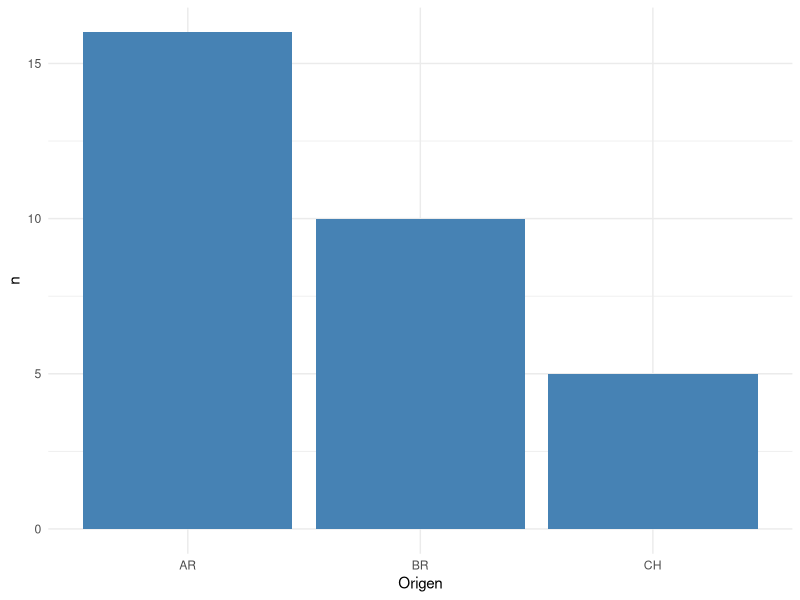
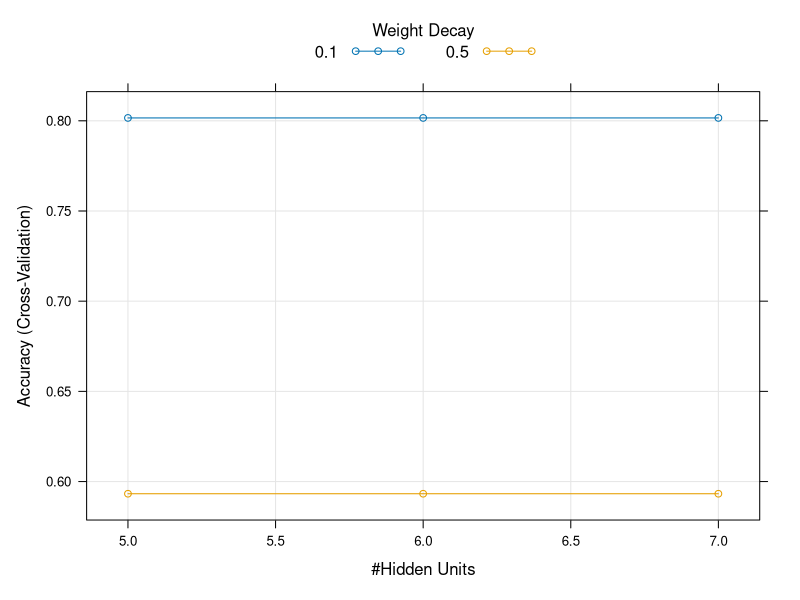
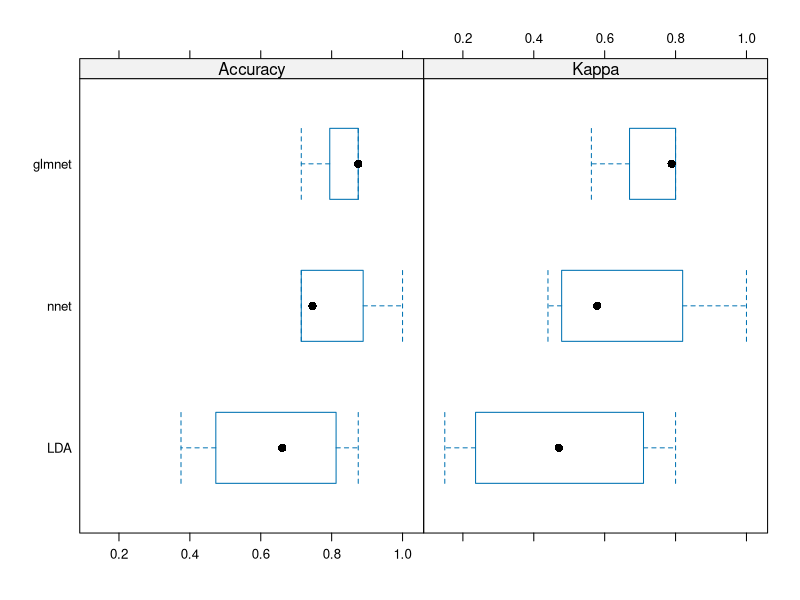
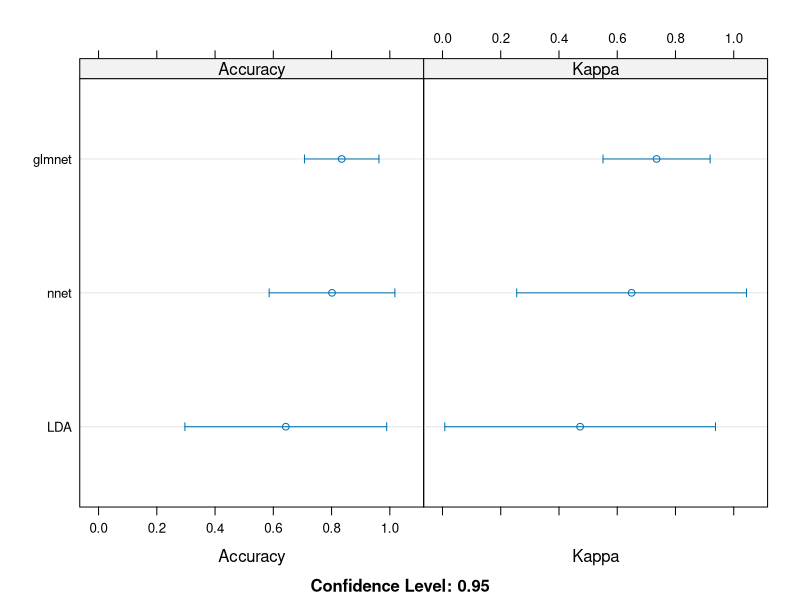
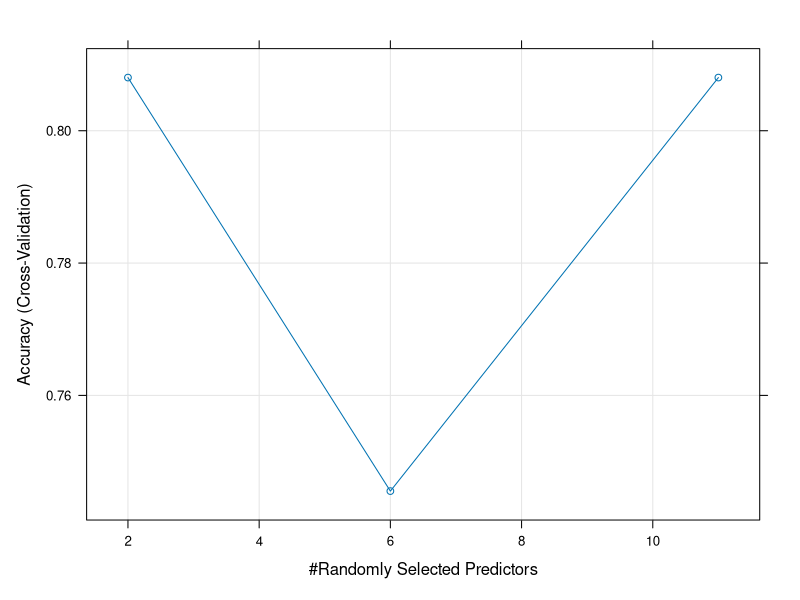
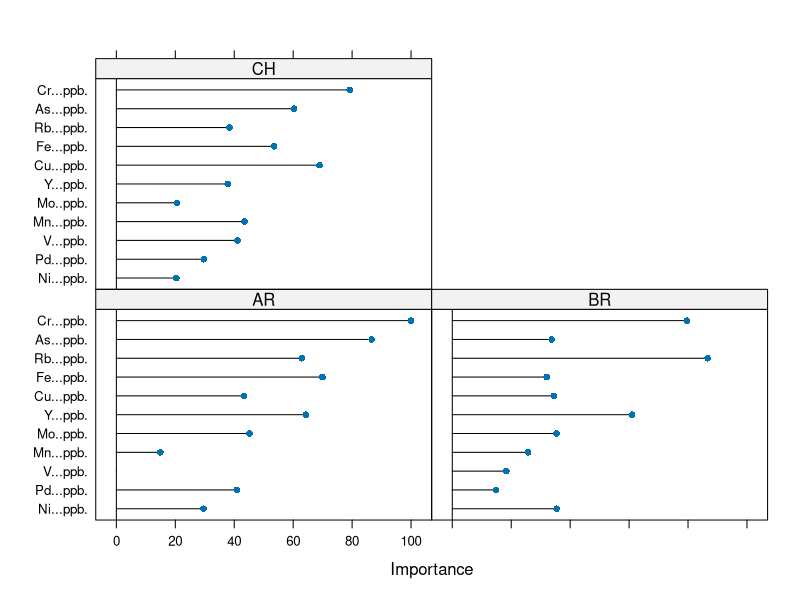

Reproduce these figures in R, in order.
## ---- chunk 1
knitr::opts_chunk$set(echo = TRUE)

## ---- chunk 2
library(ggplot2)
suppressMessages(library(tidyverse))
## ---- chunk 3
# cargamos los datos 
library(readxl)
dataset <- read_excel("../data/Dataset para enfoque 2 y 3.xlsx")
# escalamos dataset en valores 0 a 1
range01 <- function(x){(x-min(x))/(max(x)-min(x))}
data <- data.frame(dataset[,1], apply(dataset[-1],2,range01))
# desordenamos el dataset
data <- data[sample(1:31),]
# cual es la variable de clase HARDCODEO
Y <- 1 # COLUMNA 1 
## ---- chunk 4

d <- data %>% group_by(Origen) %>% summarise(n = n())
knitr::kable(d, caption = "Tabla que muestra distribución de datapoints por clase")
## ---- chunk 5

myplot <- ggplot(data=d, aes(x=Origen, y=n)) +
  geom_bar(stat="identity", fill="steelblue")+
  theme_minimal()

print(myplot)
## ---- chunk 6
library(caret)
x = data[,-1]
y = data$Origen
#index <- sample(1:nrow(data), round(nrow(data) * 0.7))
#train <- data[index,]
#test <- data[-index,]
SEED <- 1234 # seed semilla para números aleatorios
set.seed(SEED)
mySeeds <- sapply(simplify = FALSE, 1:11, function(u) sample(10^4, 3))

METRIC <- "Accuracy" #
train_control <- trainControl(method="cv", number=4,seeds = mySeeds,classProbs=TRUE)

set.seed(SEED)
mySeeds <- sapply(simplify = FALSE, 1:11, function(u) sample(10^4, 3))
train_control <- trainControl(method="cv", number=4,seeds = mySeeds,classProbs=TRUE)
model.lda <- train(as.factor(Origen)~., data=data, 
                  trControl=train_control, method="lda",metric=METRIC)

p <- predict(model.lda$finalModel,x,type="class")

## ---- chunk 7
print(table(p$class,y))
## ---- chunk 8

my.grid <- expand.grid(.decay = c(0.5, 0.1), .size = c(5, 6, 7))

set.seed(SEED)
mySeeds <- sapply(simplify = FALSE, 1:11, function(u) sample(10^4, 6))
train_control <- trainControl(method="cv", number=4,seeds = mySeeds,classProbs=TRUE)
model.nnet <- train(as.factor(Origen)~., data=data, 
                  trControl=train_control, method="nnet", tuneGrid=my.grid,
                  maxit = 1000, trace = F,metric=METRIC)

p <- predict(model.nnet$finalModel,x,type="class")

print(table(p,y))

## ---- chunk 9

plot(model.nnet)
## ---- chunk 10

set.seed(SEED)
mySeeds <- sapply(simplify = FALSE, 1:11, function(u) sample(10^4, 3))

train_control <- trainControl(method="cv", number=4,seeds = mySeeds,classProbs=TRUE)
model.glmnet <- train(as.factor(Origen)~., data=data, 
                  trControl=train_control, method="glmnet",metric=METRIC)

p <- predict(model.lda$finalModel,x,type="class")

## ---- chunk 11
print(table(p$class,y))
## ---- chunk 12

results <- resamples(list(LDA=model.lda,nnet=model.nnet,glmnet=model.glmnet))
# summarize the distributions
summary(results)
# boxplots of results
bwplot(results)
# dot plots of results
dotplot(results)

## ---- chunk 13
#' ## Random Forest
#' 
set.seed(SEED)
model.rf <- train(as.factor(Origen)~., data=data, 
                  trControl=train_control, method="rf",metric=METRIC, importance=T)

#'  ### Results of random forest model
print(model.rf)
plot(model.rf)
print(model.rf$finalModel)
#' ### Variable importance
varImp(model.rf)
plot(varImp(model.rf))
#' Predicción en conjunto de testeo test-set
pred <- predict(model.rf,data)
c <- confusionMatrix(as.factor(pred), as.factor(data$Origen),mode = "prec_recall")
print(c)
